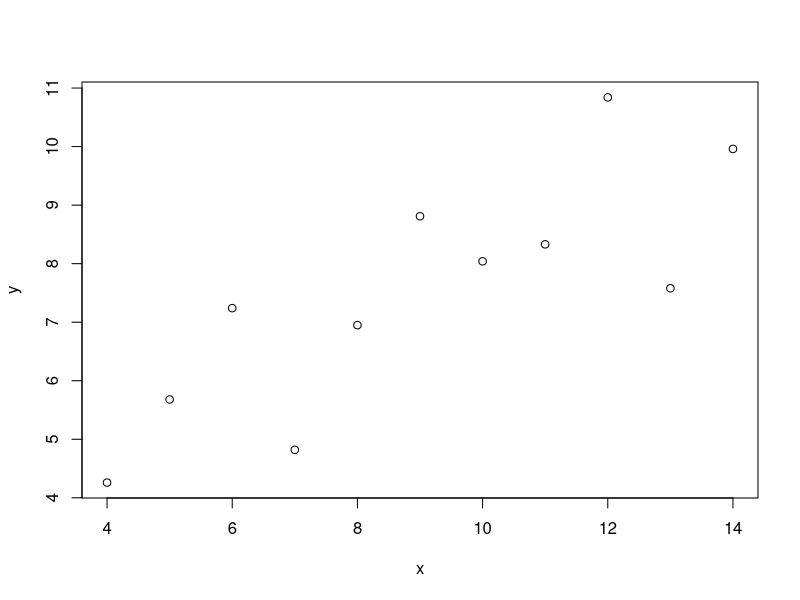
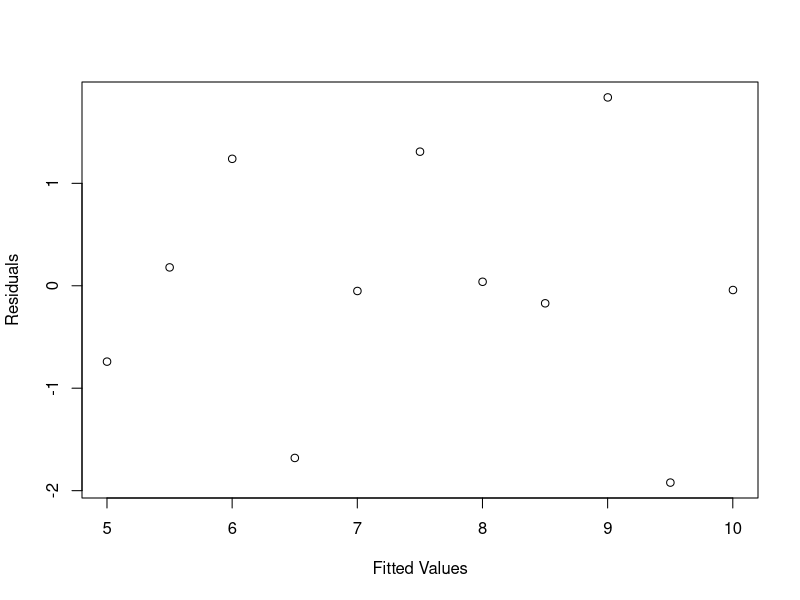
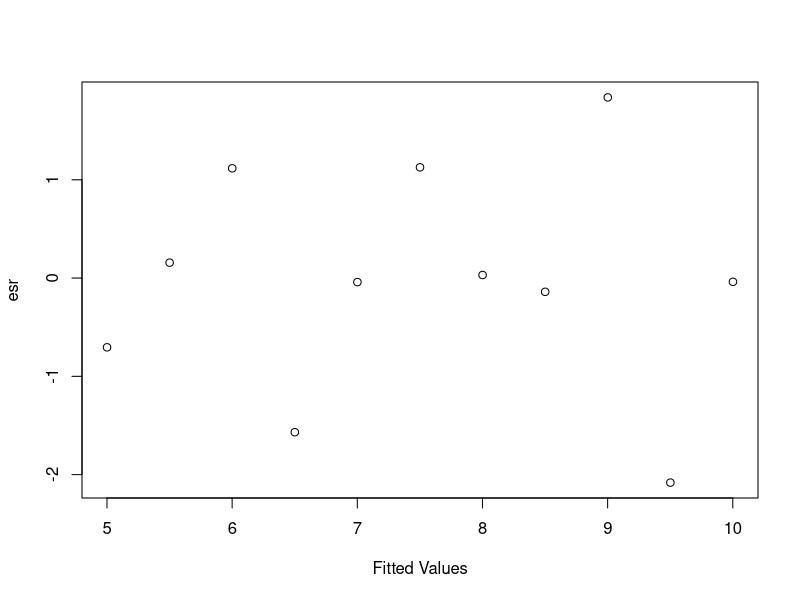

Here is the R script that generated these plots, in order:
#-----------------------------------#
#--- Ordinary LS Regression in R ---#
#-----------------------------------#


#When importing data, it is best to use .csv format
#Here, I typed in the y-values directly using the Concatonate function c
y = c(4.26, 5.68, 7.24, 4.82, 6.95, 8.81, 8.04, 8.33, 10.84, 7.58, 9.96)
#the x-values are evenly spaced from 4 to 14
x = 4:14 #the column gives an array of all integers from 4 to 14
x = seq(4,14,1)  #you can use the sequence function to do the same thing

#Step 1:  plot the data
plot(y ~ x)

#Step 2:  OLS using the lm function
model = lm(y ~ x)
summary(model)

# Other useful functions 
coefficients(model) # model coefficients
confint(model, level=0.95) # CIs for model parameters 
fitted(model) # predicted values
residuals(model) # raw residuals
anova(model) # anova table 
vcov(model) # covariance matrix for model parameters 
influence(model) # regression diagnostics, including hat matrix

library(MASS)  #for the studres function
studres(model) # externally studentized residuals (from MASS library)


#plot the raw residuals
plot(resid(model) ~ fitted(model), xlab = "Fitted Values", ylab = "Residuals")

#plot the externally studentized residuals (esr)
plot(studres(model) ~ fitted(model),
       xlab = "Fitted Values",
       ylab = "esr"
)
